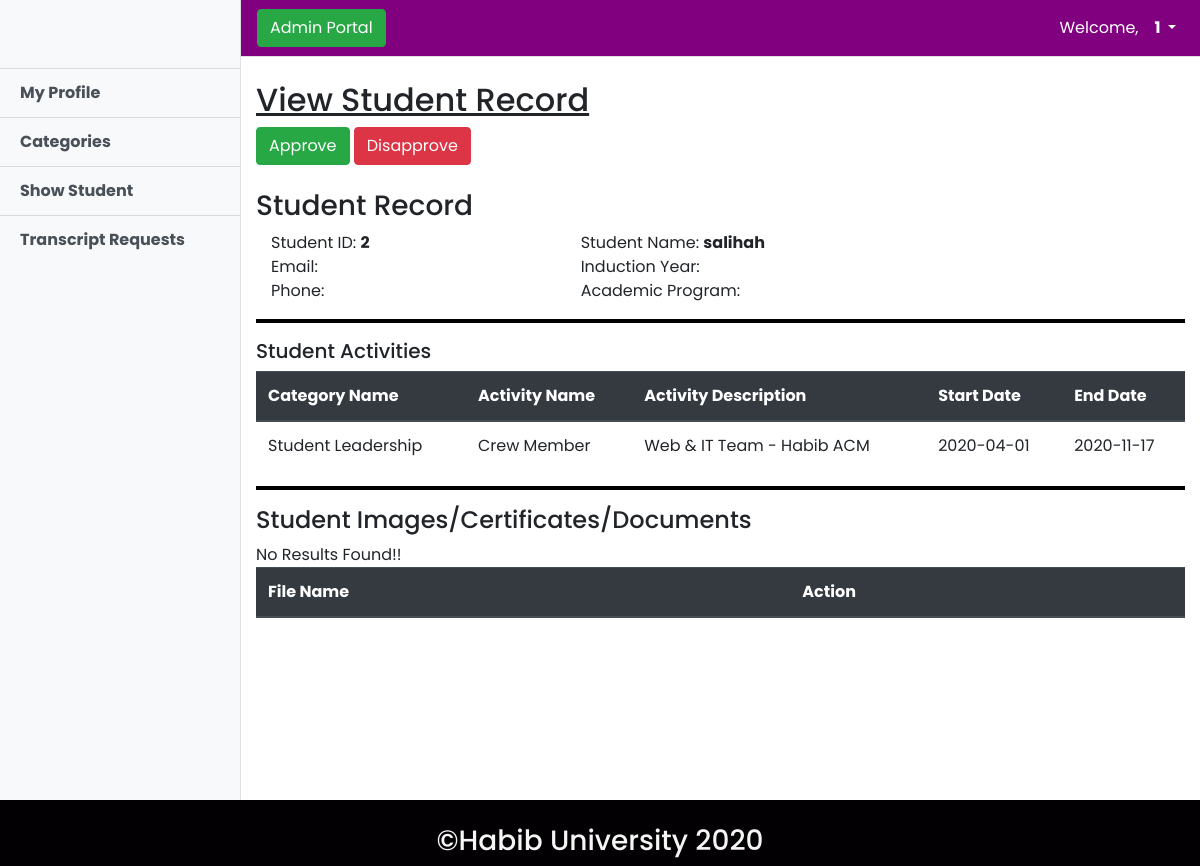
The app's page /src/admin/view_std_record.php?std_id=2 (signed in), older data.
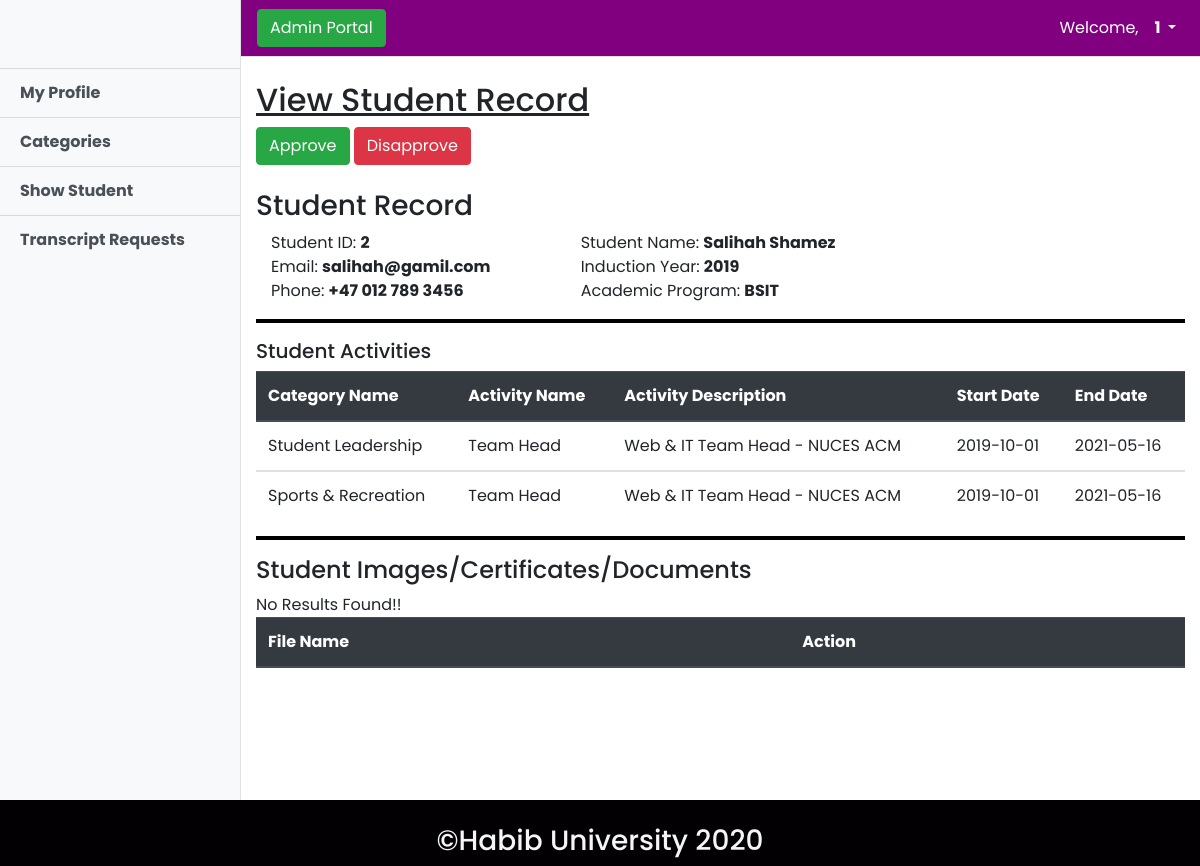
The same page, newer data.
### tables this page shows
CREATE TABLE `student` (
  `std_id` int(11) NOT NULL,
  `std_password` varchar(50) NOT NULL,
  `std_name` varchar(50) DEFAULT NULL,
  `std_email` varchar(50) DEFAULT NULL,
  `std_ind_year` int(10) DEFAULT NULL,
  `std_phone` varchar(20) DEFAULT NULL,
  `std_program` varchar(50) DEFAULT NULL
);

### src/admin/view_std_record.php (the view, shortened to what this page needs)
<?php include "../connect.php" ?>
<!DOCTYPE html>
<html lang="en">
<head>
    <link rel="stylesheet" href="../../css/view_std_record.css">
</head>
<body>
<?php include "admin_header.php";
        if(isset($_GET["std_id"]))
        {
            $std_id = $_GET["std_id"];
            $qry_get_profile = " SELECT std_name, std_email, std_ind_year, std_phone, std_program FROM student WHERE std_id='".$std_id."' ";
            $res = $con->query($qry_get_profile);
            $row = $res->fetch_assoc();
        }
?>
    <div class="container-fluid">
        <h2 class="mt-4"><u>View Student Record</u></h2>
        <div class="row">
            <div class="container">
                <a href='modify_std_status.php?a_std_id=<?php echo $std_id ?>'><button class="btn btn-success">Approve</button></a>
                <a href='modify_std_status.php?d_std_id=<?php echo $std_id ?>'><button class="btn btn-danger">Disapprove</button></a>
            </div>
        </div>
        <br>
        <h3>Student Record</h3>
        <div class="container">
            <div class="row">
                <div class="col-lg-4">Student ID: <strong><?php echo $std_id ?></strong></div>
                <div class="col-lg-4">Student Name: <strong><?php echo $row["std_name"] ?></strong></div>
            </div>
            <div class="row">
                <div class="col-lg-4">Email: <strong><?php echo $row["std_email"] ?></strong></div>
                <div class="col-lg-4">Induction Year: <strong><?php echo $row["std_ind_year"] ?></strong></div>
            </div>
            <div class="row">
                <div class="col-lg-4">Phone: <strong><?php echo $row["std_phone"] ?></strong></div>
                <div class="col-lg-4">Academic Program: <strong><?php echo $row["std_program"] ?></strong></div>
            </div>
        </div>
        <hr style="border: 2px solid black">
        <h5>Student Activities</h5>
        <table class="table">
            <thead class="thead-dark">
            <tr>
                <th scope="col">Category Name</th>
                <th scope="col">Activity Name</th>
                <th scope="col">Activity Description</th>
                <th scope="col">Start Date</th>
                <th scope="col">End Date</th>
            </tr>
            </thead>
            <?php
                $qry = " SELECT cat_name, act_name, act_desc, start_date, end_date FROM category,activity WHERE category.cat_id=activity.cat_id AND std_id = '".$std_id."' ";
                $res = $con->query($qry);
                if($res->num_rows > 0)
                {
                    while($row = $res->fetch_assoc())
                    {
            ?>
            <tbody>
            <tr>
                <td><?php echo " ".$row["cat_name"]." " ?></td>
                <td><?php echo " ".$row["act_name"]." " ?></td>
                <td><?php echo " ".$row["act_desc"]." " ?></td>
                <td><?php echo " ".$row["start_date"]." " ?></td>
                <td><?php echo " ".$row["end_date"]." " ?></td>
            </tr>
            <?php
                    }
                }
                else{
                    echo "No Results Found!!";
                }
            ?>
            </tbody>
        </table>
        <hr style="border: 2px solid black">
        <h4>Student Images/Certificates/Documents</h4>
        <table class="table">
            <thead class="thead-dark">
            <tr>
                <th scope="col">File Name</th>
                <th scope="col">Action</th>
            </tr>
            </thead>
        </table>
    </div>
<?php include "admin_foot.php" ?>

### src/admin/admin_header.php (shortened to what this page needs)
<!DOCTYPE html>
<html lang="en">
<head>
    <link rel="stylesheet" href="../../css/bootstrap.min.css">
    <link rel="stylesheet" href="../../css/admin-dashboard.css">
    <link href="../../css/simple-sidebar.css" rel="stylesheet">
</head>
<body>
    <div class="d-flex" id="wrapper">
        <div class="bg-light border-right" id="sidebar-wrapper">
            <div class="sidebar-heading">
                 </div>
            <div class="list-group list-group-flush font-weight-bold">
                <a href="admin_dashboard.php" class="list-group-item list-group-item-action bg-light">My Profile</a>
                <a href="add_category.php" class="list-group-item list-group-item-action bg-light">Categories</a>
                <a href="show_student.php" class="list-group-item list-group-item-action bg-light">Show Student</a>
                <a href="transcript_requests.php" class="list-group-item list-group-item-action bg-light">Transcript Requests</a>
            </div>
        </div>
        <div id="page-content-wrapper">
            <nav class="navbar navbar-expand-lg mynavbar navbar-light border-bottom">
                <button class="btn btn-success mybtn" id="menu-toggle">Admin Portal</button>
                <div class="collapse navbar-collapse" id="navbarSupportedContent">
                    <ul class="navbar-nav ml-auto mt-2 mt-lg-0">
                        <li class="nav-item active">
                            <a class="nav-link text-white" href="#">Welcome,<span class="sr-only">(current)</span></a>
                        </li>
                        <li class="nav-item dropdown">
                            <a class="nav-link dropdown-toggle text-white font-weight-bolder" href="#" id="navbarDropdown" role="button"
                                data-toggle="dropdown" aria-haspopup="true" aria-expanded="false">
                                <?php echo $_SESSION["admin"]; ?>
                            </a>
                        </li>
                    </ul>
                </div>
            </nav>

### src/admin/admin_foot.php (shortened to what this page needs)
    </div>
    </div>
    <footer class="foot" style="background: #020002">
        <div class="row align-center copyright">
            <div class="col-sm-12" align="center" style="color:whitesmoke">
                <br>
                <h3>&copy;Habib University 2020</h3>
            </div>
        </div>
    </footer>
</body>
</html>

### css/view_std_record.css (style rules this page uses)
body { font-family: 'Audiowide', cursive; }

### css/admin-dashboard.css (style rules this page uses)
.mynavbar { background: purple; }

### css/simple-sidebar.css (style rules this page uses)
body { overflow-x: hidden; }
#sidebar-wrapper { min-height: 100vh; margin-left: -15rem; -webkit-transition: margin .25s ease-out; -moz-transition: margin .25s ease-out; -o-transition: margin .25s ease-out; transition: margin .25s ease-out; }
#sidebar-wrapper .sidebar-heading { padding: 0.875rem 1.25rem; font-size: 1.2rem; }
#sidebar-wrapper .list-group { width: 15rem; }
#page-content-wrapper { min-width: 100vw; }
@media (min-width: 768px) { #sidebar-wrapper { margin-left: 0; } }
@media (min-width: 768px) { #page-content-wrapper { min-width: 0; width: 100%; } }

### src/admin/admin_header.php (style rules this page uses)
body { font-family: 'Poppins', sans-serif; }

Row changes from the older to the newer data that the page shows:
changed student: std_name "salihah" → "Salihah Shamez"; std_email (not shown) → "salihah@gamil.com"; std_ind_year (not shown) → "2019"; std_phone (not shown) → "+47 012 789 3456"; std_program (not shown) → "BSIT"
Text that changed along with them:
new list line: "Student Leadership Team Head Web & IT Team Head - NUCES ACM 2019-10-01 2021-05-16"
new list line: "Sports & Recreation Team Head Web & IT Team Head - NUCES ACM 2019-10-01 2021-05-16"
list line gone: "Student Leadership Crew Member Web & IT Team - Habib ACM 2020-04-01 2020-11-17"
